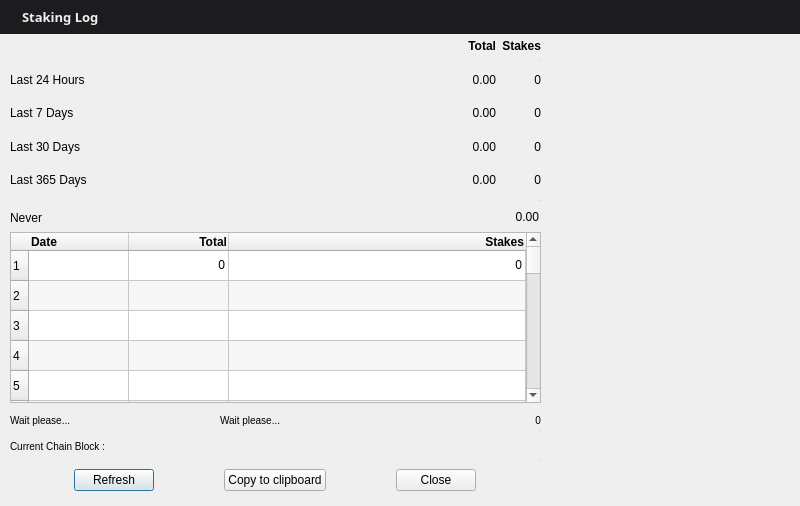
<?xml version="1.0" encoding="UTF-8"?>
<ui version="4.0">
 <class>StakeReportDialog</class>
 <widget class="QDialog" name="StakeReportDialog">
  <property name="geometry">
   <rect>
    <x>0</x>
    <y>0</y>
    <width>800</width>
    <height>506</height>
   </rect>
  </property>
  <property name="minimumSize">
   <size>
    <width>800</width>
    <height>506</height>
   </size>
  </property>
  <property name="maximumSize">
   <size>
    <width>800</width>
    <height>506</height>
   </size>
  </property>
  <property name="windowTitle">
   <string>Staking Log</string>
  </property>
  <property name="modal">
   <bool>false</bool>
  </property>
  <widget class="QWidget" name="gridLayoutWidget">
   <property name="geometry">
    <rect>
     <x>10</x>
     <y>32</y>
     <width>531</width>
     <height>162</height>
    </rect>
   </property>
   <property name="font">
    <font>
     <pointsize>9</pointsize>
    </font>
   </property>
   <layout class="QGridLayout" name="gridLayout" columnstretch="3,0,0">
    <property name="verticalSpacing">
     <number>5</number>
    </property>
    <item row="0" column="1">
     <widget class="QLabel" name="L_Coin">
      <property name="font">
       <font>
        <pointsize>9</pointsize>
        <weight>75</weight>
        <bold>true</bold>
       </font>
      </property>
      <property name="text">
       <string>Total</string>
      </property>
      <property name="alignment">
       <set>Qt::AlignRight|Qt::AlignTrailing|Qt::AlignVCenter</set>
      </property>
      <property name="margin">
       <number>4</number>
      </property>
     </widget>
    </item>
    <item row="0" column="2">
     <widget class="QLabel" name="label_3">
      <property name="font">
       <font>
        <pointsize>9</pointsize>
        <weight>75</weight>
        <bold>true</bold>
       </font>
      </property>
      <property name="toolTip">
       <string>Blocks Staked</string>
      </property>
      <property name="text">
       <string>Stakes</string>
      </property>
      <property name="alignment">
       <set>Qt::AlignRight|Qt::AlignTrailing|Qt::AlignVCenter</set>
      </property>
      <property name="margin">
       <number>4</number>
      </property>
     </widget>
    </item>
    <item row="1" column="0">
     <widget class="QLabel" name="L1_24h">
      <property name="font">
       <font>
        <pointsize>9</pointsize>
        <weight>50</weight>
        <bold>false</bold>
       </font>
      </property>
      <property name="toolTip">
       <string/>
      </property>
      <property name="text">
       <string>Last 24 Hours</string>
      </property>
      <property name="margin">
       <number>4</number>
      </property>
     </widget>
    </item>
    <item row="1" column="1">
     <widget class="QLabel" name="Amount_24H">
      <property name="font">
       <font>
        <pointsize>9</pointsize>
        <weight>50</weight>
        <bold>false</bold>
        <kerning>false</kerning>
       </font>
      </property>
      <property name="toolTip">
       <string>Coin Earned in last 24H</string>
      </property>
      <property name="text">
       <string>0.00</string>
      </property>
      <property name="alignment">
       <set>Qt::AlignRight|Qt::AlignTrailing|Qt::AlignVCenter</set>
      </property>
      <property name="margin">
       <number>4</number>
      </property>
     </widget>
    </item>
    <item row="1" column="2">
     <widget class="QLabel" name="Stake_24H">
      <property name="font">
       <font>
        <pointsize>9</pointsize>
        <weight>50</weight>
        <bold>false</bold>
        <kerning>false</kerning>
       </font>
      </property>
      <property name="toolTip">
       <string>Stake Made in last 24H</string>
      </property>
      <property name="text">
       <string>0</string>
      </property>
      <property name="alignment">
       <set>Qt::AlignRight|Qt::AlignTrailing|Qt::AlignVCenter</set>
      </property>
      <property name="margin">
       <number>4</number>
      </property>
     </widget>
    </item>
    <item row="2" column="0">
     <widget class="QLabel" name="L2_7D">
      <property name="font">
       <font>
        <pointsize>9</pointsize>
        <weight>50</weight>
        <bold>false</bold>
       </font>
      </property>
      <property name="toolTip">
       <string/>
      </property>
      <property name="text">
       <string>Last 7 Days</string>
      </property>
      <property name="margin">
       <number>4</number>
      </property>
     </widget>
    </item>
    <item row="2" column="1">
     <widget class="QLabel" name="Amount_7D">
      <property name="font">
       <font>
        <pointsize>9</pointsize>
        <weight>50</weight>
        <bold>false</bold>
        <kerning>false</kerning>
       </font>
      </property>
      <property name="toolTip">
       <string>Coin Earned in last 7 Days</string>
      </property>
      <property name="text">
       <string>0.00</string>
      </property>
      <property name="alignment">
       <set>Qt::AlignRight|Qt::AlignTrailing|Qt::AlignVCenter</set>
      </property>
      <property name="margin">
       <number>4</number>
      </property>
     </widget>
    </item>
    <item row="2" column="2">
     <widget class="QLabel" name="Stake_7D">
      <property name="font">
       <font>
        <pointsize>9</pointsize>
        <weight>50</weight>
        <bold>false</bold>
        <kerning>false</kerning>
       </font>
      </property>
      <property name="toolTip">
       <string>Stake Made in last 7 Days</string>
      </property>
      <property name="text">
       <string>0</string>
      </property>
      <property name="alignment">
       <set>Qt::AlignRight|Qt::AlignTrailing|Qt::AlignVCenter</set>
      </property>
      <property name="margin">
       <number>4</number>
      </property>
     </widget>
    </item>
    <item row="3" column="0">
     <widget class="QLabel" name="L3_30D">
      <property name="font">
       <font>
        <pointsize>9</pointsize>
        <weight>50</weight>
        <bold>false</bold>
       </font>
      </property>
      <property name="toolTip">
       <string/>
      </property>
      <property name="text">
       <string>Last 30 Days</string>
      </property>
      <property name="margin">
       <number>4</number>
      </property>
     </widget>
    </item>
    <item row="3" column="1">
     <widget class="QLabel" name="Amount_30D">
      <property name="font">
       <font>
        <pointsize>9</pointsize>
        <weight>50</weight>
        <bold>false</bold>
        <kerning>false</kerning>
       </font>
      </property>
      <property name="toolTip">
       <string>Coin Earned in last 30 Days</string>
      </property>
      <property name="text">
       <string>0.00</string>
      </property>
      <property name="alignment">
       <set>Qt::AlignRight|Qt::AlignTrailing|Qt::AlignVCenter</set>
      </property>
      <property name="margin">
       <number>4</number>
      </property>
     </widget>
    </item>
    <item row="3" column="2">
     <widget class="QLabel" name="Stake_30D">
      <property name="font">
       <font>
        <pointsize>9</pointsize>
        <weight>50</weight>
        <bold>false</bold>
        <kerning>false</kerning>
       </font>
      </property>
      <property name="toolTip">
       <string>Stake Made in last 30 Days</string>
      </property>
      <property name="text">
       <string>0</string>
      </property>
      <property name="alignment">
       <set>Qt::AlignRight|Qt::AlignTrailing|Qt::AlignVCenter</set>
      </property>
      <property name="margin">
       <number>4</number>
      </property>
     </widget>
    </item>
    <item row="4" column="0">
     <widget class="QLabel" name="L3_30D_2">
      <property name="font">
       <font>
        <pointsize>9</pointsize>
        <weight>50</weight>
        <bold>false</bold>
       </font>
      </property>
      <property name="toolTip">
       <string/>
      </property>
      <property name="text">
       <string>Last 365 Days</string>
      </property>
      <property name="margin">
       <number>4</number>
      </property>
     </widget>
    </item>
    <item row="4" column="1">
     <widget class="QLabel" name="Amount_365D">
      <property name="font">
       <font>
        <pointsize>9</pointsize>
        <weight>50</weight>
        <bold>false</bold>
        <kerning>false</kerning>
       </font>
      </property>
      <property name="toolTip">
       <string>Coin Earned in last 365 Days</string>
      </property>
      <property name="text">
       <string>0.00</string>
      </property>
      <property name="alignment">
       <set>Qt::AlignRight|Qt::AlignTrailing|Qt::AlignVCenter</set>
      </property>
      <property name="margin">
       <number>4</number>
      </property>
     </widget>
    </item>
    <item row="4" column="2">
     <widget class="QLabel" name="Stake_365D">
      <property name="font">
       <font>
        <pointsize>9</pointsize>
        <weight>50</weight>
        <bold>false</bold>
        <kerning>false</kerning>
       </font>
      </property>
      <property name="toolTip">
       <string>Stake Made in last 365 Days</string>
      </property>
      <property name="text">
       <string>0</string>
      </property>
      <property name="alignment">
       <set>Qt::AlignRight|Qt::AlignTrailing|Qt::AlignVCenter</set>
      </property>
      <property name="margin">
       <number>4</number>
      </property>
     </widget>
    </item>
   </layout>
  </widget>
  <widget class="QWidget" name="horizontalLayoutWidget2">
   <property name="geometry">
    <rect>
     <x>10</x>
     <y>202</y>
     <width>531</width>
     <height>31</height>
    </rect>
   </property>
   <layout class="QHBoxLayout" name="horizontalLayout2" stretch="0,0,0">
    <property name="sizeConstraint">
     <enum>QLayout::SetDefaultConstraint</enum>
    </property>
    <property name="rightMargin">
     <number>2</number>
    </property>
    <item>
     <widget class="QLabel" name="L_LastStakeTime">
      <property name="maximumSize">
       <size>
        <width>16777215</width>
        <height>16777215</height>
       </size>
      </property>
      <property name="font">
       <font>
        <pointsize>9</pointsize>
        <weight>50</weight>
        <bold>false</bold>
       </font>
      </property>
      <property name="toolTip">
       <string>Date of the last mature Stake</string>
      </property>
      <property name="text">
       <string>Never</string>
      </property>
      <property name="alignment">
       <set>Qt::AlignLeading|Qt::AlignLeft|Qt::AlignVCenter</set>
      </property>
      <property name="margin">
       <number>2</number>
      </property>
     </widget>
    </item>
    <item>
     <spacer name="horizontalSpacer">
      <property name="orientation">
       <enum>Qt::Horizontal</enum>
      </property>
      <property name="sizeHint" stdset="0">
       <size>
        <width>40</width>
        <height>20</height>
       </size>
      </property>
     </spacer>
    </item>
    <item>
     <widget class="QLabel" name="Amount_Last">
      <property name="enabled">
       <bool>true</bool>
      </property>
      <property name="minimumSize">
       <size>
        <width>0</width>
        <height>3</height>
       </size>
      </property>
      <property name="maximumSize">
       <size>
        <width>16777215</width>
        <height>16777215</height>
       </size>
      </property>
      <property name="font">
       <font>
        <pointsize>9</pointsize>
        <weight>50</weight>
        <bold>false</bold>
        <kerning>false</kerning>
       </font>
      </property>
      <property name="toolTip">
       <string>Coin Earned in last mature Stake</string>
      </property>
      <property name="text">
       <string>&lt;html&gt;&lt;head/&gt;&lt;body&gt;&lt;p align=&quot;right&quot;&gt;0.00&lt;/p&gt;&lt;/body&gt;&lt;/html&gt;</string>
      </property>
      <property name="alignment">
       <set>Qt::AlignLeading|Qt::AlignLeft|Qt::AlignVCenter</set>
      </property>
      <property name="margin">
       <number>4</number>
      </property>
      <property name="indent">
       <number>-1</number>
      </property>
     </widget>
    </item>
   </layout>
  </widget>
  <widget class="QTableWidget" name="StakeReportTable">
   <property name="geometry">
    <rect>
     <x>10</x>
     <y>232</y>
     <width>531</width>
     <height>171</height>
    </rect>
   </property>
   <property name="sizePolicy">
    <sizepolicy hsizetype="Expanding" vsizetype="Expanding">
     <horstretch>1</horstretch>
     <verstretch>0</verstretch>
    </sizepolicy>
   </property>
   <property name="font">
    <font>
     <weight>50</weight>
     <bold>false</bold>
    </font>
   </property>
   <property name="alternatingRowColors">
    <bool>true</bool>
   </property>
   <property name="sortingEnabled">
    <bool>true</bool>
   </property>
   <property name="rowCount">
    <number>30</number>
   </property>
   <property name="columnCount">
    <number>3</number>
   </property>
   <attribute name="horizontalHeaderStretchLastSection">
    <bool>true</bool>
   </attribute>
   <row/>
   <row/>
   <row/>
   <row/>
   <row/>
   <row/>
   <row/>
   <row/>
   <row/>
   <row/>
   <row/>
   <row/>
   <row/>
   <row/>
   <row/>
   <row/>
   <row/>
   <row/>
   <row/>
   <row/>
   <row/>
   <row/>
   <row/>
   <row/>
   <row/>
   <row/>
   <row/>
   <row/>
   <row/>
   <row/>
   <column>
    <property name="text">
     <string>Date</string>
    </property>
    <property name="font">
     <font>
      <pointsize>9</pointsize>
      <weight>75</weight>
      <bold>true</bold>
     </font>
    </property>
    <property name="textAlignment">
     <set>AlignLeading|AlignVCenter</set>
    </property>
   </column>
   <column>
    <property name="text">
     <string>Total</string>
    </property>
    <property name="font">
     <font>
      <pointsize>9</pointsize>
      <weight>75</weight>
      <bold>true</bold>
     </font>
    </property>
    <property name="textAlignment">
     <set>AlignTrailing|AlignVCenter</set>
    </property>
   </column>
   <column>
    <property name="text">
     <string>Stakes</string>
    </property>
    <property name="font">
     <font>
      <pointsize>9</pointsize>
      <weight>75</weight>
      <bold>true</bold>
     </font>
    </property>
    <property name="textAlignment">
     <set>AlignTrailing|AlignVCenter</set>
    </property>
   </column>
   <item row="0" column="0">
    <property name="text">
     <string/>
    </property>
    <property name="font">
     <font>
      <pointsize>9</pointsize>
     </font>
    </property>
    <property name="flags">
     <set>ItemIsSelectable|ItemIsUserCheckable|ItemIsEnabled</set>
    </property>
   </item>
   <item row="0" column="1">
    <property name="text">
     <string notr="true">0</string>
    </property>
    <property name="whatsThis">
     <string/>
    </property>
    <property name="font">
     <font>
      <pointsize>9</pointsize>
     </font>
    </property>
    <property name="textAlignment">
     <set>AlignTrailing|AlignVCenter</set>
    </property>
    <property name="flags">
     <set>ItemIsSelectable|ItemIsUserCheckable|ItemIsEnabled</set>
    </property>
   </item>
   <item row="0" column="2">
    <property name="text">
     <string notr="true">0</string>
    </property>
    <property name="font">
     <font>
      <pointsize>9</pointsize>
     </font>
    </property>
    <property name="textAlignment">
     <set>AlignTrailing|AlignVCenter</set>
    </property>
    <property name="flags">
     <set>ItemIsSelectable|ItemIsUserCheckable|ItemIsEnabled</set>
    </property>
   </item>
  </widget>
  <widget class="QLabel" name="L_CurrentBlock">
   <property name="geometry">
    <rect>
     <x>10</x>
     <y>430</y>
     <width>531</width>
     <height>33</height>
    </rect>
   </property>
   <property name="font">
    <font>
     <pointsize>-1</pointsize>
    </font>
   </property>
   <property name="toolTip">
    <string>Data of the current block.</string>
   </property>
   <property name="styleSheet">
    <string notr="true">font-size:10px;</string>
   </property>
   <property name="text">
    <string>Current Chain Block :</string>
   </property>
   <property name="alignment">
    <set>Qt::AlignLeading|Qt::AlignLeft|Qt::AlignVCenter</set>
   </property>
   <property name="margin">
    <number>4</number>
   </property>
  </widget>
  <widget class="QWidget" name="horizontalLayoutWidget">
   <property name="geometry">
    <rect>
     <x>10</x>
     <y>460</y>
     <width>531</width>
     <height>40</height>
    </rect>
   </property>
   <layout class="QHBoxLayout" name="horizontalLayout" stretch="1,2,1">
    <property name="sizeConstraint">
     <enum>QLayout::SetDefaultConstraint</enum>
    </property>
    <item>
     <widget class="QPushButton" name="button_Refresh">
      <property name="sizePolicy">
       <sizepolicy hsizetype="Maximum" vsizetype="Fixed">
        <horstretch>0</horstretch>
        <verstretch>0</verstretch>
       </sizepolicy>
      </property>
      <property name="toolTip">
       <string>Refresh the data</string>
      </property>
      <property name="text">
       <string>Refresh</string>
      </property>
     </widget>
    </item>
    <item>
     <widget class="QPushButton" name="CopytoClipboard">
      <property name="sizePolicy">
       <sizepolicy hsizetype="Fixed" vsizetype="Fixed">
        <horstretch>0</horstretch>
        <verstretch>0</verstretch>
       </sizepolicy>
      </property>
      <property name="minimumSize">
       <size>
        <width>100</width>
        <height>0</height>
       </size>
      </property>
      <property name="toolTip">
       <string>Copy Report to ClipBoard</string>
      </property>
      <property name="text">
       <string>Copy to clipboard</string>
      </property>
     </widget>
    </item>
    <item>
     <widget class="QDialogButtonBox" name="buttonBox">
      <property name="sizePolicy">
       <sizepolicy hsizetype="Maximum" vsizetype="Fixed">
        <horstretch>0</horstretch>
        <verstretch>0</verstretch>
       </sizepolicy>
      </property>
      <property name="toolTip">
       <string>Close the dialog</string>
      </property>
      <property name="orientation">
       <enum>Qt::Horizontal</enum>
      </property>
      <property name="standardButtons">
       <set>QDialogButtonBox::Close</set>
      </property>
      <property name="centerButtons">
       <bool>true</bool>
      </property>
     </widget>
    </item>
   </layout>
  </widget>
  <widget class="QLabel" name="Stake_Counted">
   <property name="geometry">
    <rect>
     <x>400</x>
     <y>410</y>
     <width>141</width>
     <height>20</height>
    </rect>
   </property>
   <property name="font">
    <font>
     <pointsize>-1</pointsize>
    </font>
   </property>
   <property name="toolTip">
    <string>Total Stakes Analyzed</string>
   </property>
   <property name="styleSheet">
    <string notr="true">font-size:10px;</string>
   </property>
   <property name="text">
    <string>0</string>
   </property>
   <property name="alignment">
    <set>Qt::AlignLeading|Qt::AlignLeft|Qt::AlignRight|Qt::AlignTrailing|Qt::AlignVCenter</set>
   </property>
   <property name="margin">
    <number>4</number>
   </property>
  </widget>
  <widget class="QLabel" name="TimeTook_2">
   <property name="geometry">
    <rect>
     <x>220</x>
     <y>410</y>
     <width>161</width>
     <height>20</height>
    </rect>
   </property>
   <property name="font">
    <font>
     <pointsize>-1</pointsize>
    </font>
   </property>
   <property name="toolTip">
    <string>Time took to refresh dialog</string>
   </property>
   <property name="styleSheet">
    <string notr="true">font-size:10px;</string>
   </property>
   <property name="text">
    <string>Wait please...</string>
   </property>
   <property name="margin">
    <number>4</number>
   </property>
  </widget>
  <widget class="QLabel" name="TimeTook">
   <property name="geometry">
    <rect>
     <x>10</x>
     <y>410</y>
     <width>171</width>
     <height>20</height>
    </rect>
   </property>
   <property name="font">
    <font>
     <pointsize>-1</pointsize>
    </font>
   </property>
   <property name="toolTip">
    <string>Time took to retrieve the data</string>
   </property>
   <property name="layoutDirection">
    <enum>Qt::LeftToRight</enum>
   </property>
   <property name="styleSheet">
    <string notr="true">font-size:10px;</string>
   </property>
   <property name="frameShadow">
    <enum>QFrame::Plain</enum>
   </property>
   <property name="text">
    <string>Wait please...</string>
   </property>
   <property name="margin">
    <number>4</number>
   </property>
  </widget>
  <widget class="QWidget" name="widget" native="true">
   <property name="geometry">
    <rect>
     <x>0</x>
     <y>0</y>
     <width>800</width>
     <height>34</height>
    </rect>
   </property>
   <property name="maximumSize">
    <size>
     <width>16777215</width>
     <height>38</height>
    </size>
   </property>
   <property name="styleSheet">
    <string notr="true">background-color: #1C1C1F;</string>
   </property>
   <layout class="QHBoxLayout" name="horizontalLayout_4">
    <item>
     <widget class="QLabel" name="label_2">
      <property name="maximumSize">
       <size>
        <width>16</width>
        <height>16777215</height>
       </size>
      </property>
      <property name="text">
       <string>&lt;html&gt;&lt;head/&gt;&lt;body&gt;&lt;p&gt;&lt;img src=&quot;:/icons/posweight&quot;/&gt;&lt;/p&gt;&lt;/body&gt;&lt;/html&gt;</string>
      </property>
     </widget>
    </item>
    <item>
     <widget class="QLabel" name="label_5">
      <property name="font">
       <font>
        <family>Sans</family>
        <pointsize>11</pointsize>
        <weight>75</weight>
        <bold>true</bold>
       </font>
      </property>
      <property name="text">
       <string>&lt;html&gt;&lt;head/&gt;&lt;body&gt;&lt;p&gt;&lt;span style=&quot; font-size:13px; color:#eff0f1;&quot;&gt;Staking Log&lt;/span&gt;&lt;/p&gt;&lt;/body&gt;&lt;/html&gt;</string>
      </property>
     </widget>
    </item>
   </layout>
  </widget>
  <widget class="Line" name="line">
   <property name="geometry">
    <rect>
     <x>10</x>
     <y>200</y>
     <width>531</width>
     <height>1</height>
    </rect>
   </property>
   <property name="styleSheet">
    <string notr="true">background-color:#CDCDCD;</string>
   </property>
   <property name="orientation">
    <enum>Qt::Horizontal</enum>
   </property>
  </widget>
  <widget class="Line" name="line_2">
   <property name="geometry">
    <rect>
     <x>10</x>
     <y>460</y>
     <width>531</width>
     <height>1</height>
    </rect>
   </property>
   <property name="styleSheet">
    <string notr="true">background-color:#CDCDCD;</string>
   </property>
   <property name="orientation">
    <enum>Qt::Horizontal</enum>
   </property>
  </widget>
  <widget class="Line" name="line_3">
   <property name="geometry">
    <rect>
     <x>10</x>
     <y>60</y>
     <width>531</width>
     <height>1</height>
    </rect>
   </property>
   <property name="styleSheet">
    <string notr="true">background-color:#CDCDCD;</string>
   </property>
   <property name="orientation">
    <enum>Qt::Horizontal</enum>
   </property>
  </widget>
  <widget class="Line" name="line_4">
   <property name="geometry">
    <rect>
     <x>10</x>
     <y>430</y>
     <width>531</width>
     <height>1</height>
    </rect>
   </property>
   <property name="styleSheet">
    <string notr="true">background-color:#CDCDCD;</string>
   </property>
   <property name="orientation">
    <enum>Qt::Horizontal</enum>
   </property>
  </widget>
  <widget class="QLabel" name="label">
   <property name="geometry">
    <rect>
     <x>570</x>
     <y>40</y>
     <width>221</width>
     <height>471</height>
    </rect>
   </property>
   <property name="text">
    <string>&lt;html&gt;&lt;head/&gt;&lt;body&gt;&lt;p&gt;&lt;img src=&quot;:/images/stakinglogimage&quot;/&gt;&lt;/p&gt;&lt;/body&gt;&lt;/html&gt;</string>
   </property>
  </widget>
  <widget class="Line" name="line_5">
   <property name="geometry">
    <rect>
     <x>550</x>
     <y>30</y>
     <width>1</width>
     <height>480</height>
    </rect>
   </property>
   <property name="styleSheet">
    <string notr="true">background-color:#CDCDCD;</string>
   </property>
   <property name="orientation">
    <enum>Qt::Vertical</enum>
   </property>
  </widget>
  <zorder>line_5</zorder>
  <zorder>gridLayoutWidget</zorder>
  <zorder>horizontalLayoutWidget2</zorder>
  <zorder>StakeReportTable</zorder>
  <zorder>L_CurrentBlock</zorder>
  <zorder>horizontalLayoutWidget</zorder>
  <zorder>Stake_Counted</zorder>
  <zorder>TimeTook_2</zorder>
  <zorder>TimeTook</zorder>
  <zorder>widget</zorder>
  <zorder>line</zorder>
  <zorder>line_2</zorder>
  <zorder>line_3</zorder>
  <zorder>line_4</zorder>
  <zorder>label</zorder>
 </widget>
 <resources/>
 <connections>
  <connection>
   <sender>buttonBox</sender>
   <signal>clicked(QAbstractButton*)</signal>
   <receiver>StakeReportDialog</receiver>
   <slot>close()</slot>
   <hints>
    <hint type="sourcelabel">
     <x>338</x>
     <y>524</y>
    </hint>
    <hint type="destinationlabel">
     <x>215</x>
     <y>276</y>
    </hint>
   </hints>
  </connection>
 </connections>
</ui>
